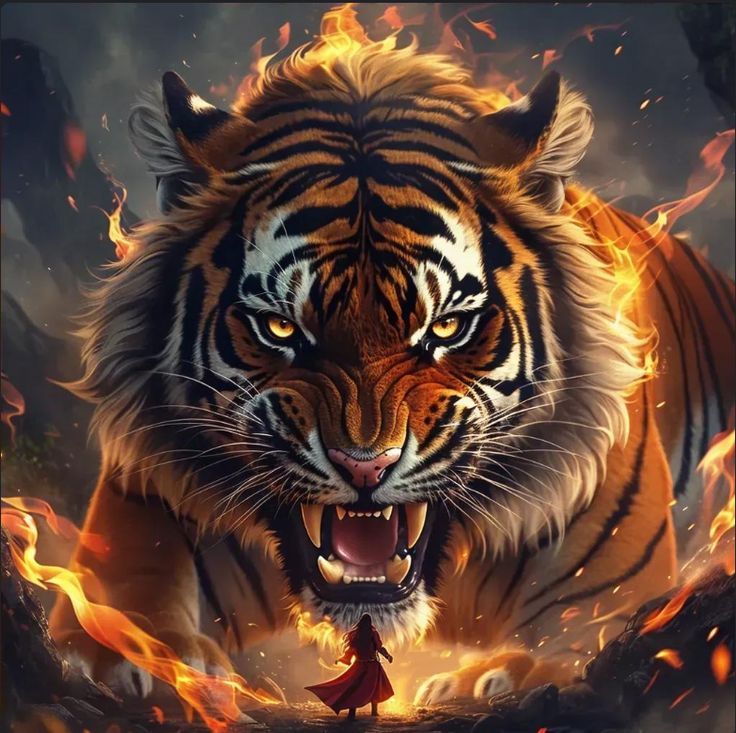
#> input picture tiger.jpeg, 736 x 733 px
$ jupyter execute workfile.ipynb
#> lines starting #> are read from the running program, lines starting #| are printed output that depends on the picture
# Canny Edge Detection
#### Name: YUVARAJ V
#### Register No.: 212223230252
#### Slot: 4E6 - 1

[cell 1]
import cv2
import matplotlib.pyplot as plt
import numpy as np

[cell 2]
img = cv2.imread("tiger.jpeg")
#> img is the input picture: shape (733, 736, 3); mean B, G, R 54.8, 68.9, 96.2

[cell 3]
plt.imshow(img)

[cell 4]
blur_img = cv2.blur(img,ksize=(25,25))
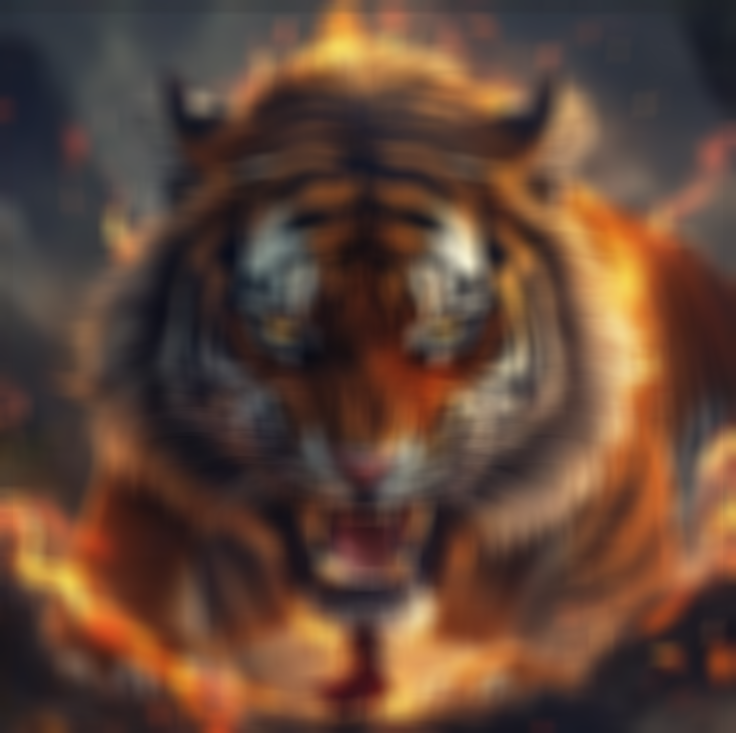
#> blur_img: shape (733, 736, 3); mean B, G, R 54.9, 68.9, 96.3

[cell 5]
plt.imshow(blur_img,cmap='gray')

[cell 6]
medium = np.median(img)
#> medium = 60

[cell 7]
low = int(max(0,0.7*medium))
#> low = 42
high = int(max(255,(1/3)*medium))
#> high = 255

[cell 8]
cany_edge = cv2.Canny(img,threshold1=low,threshold2=high)
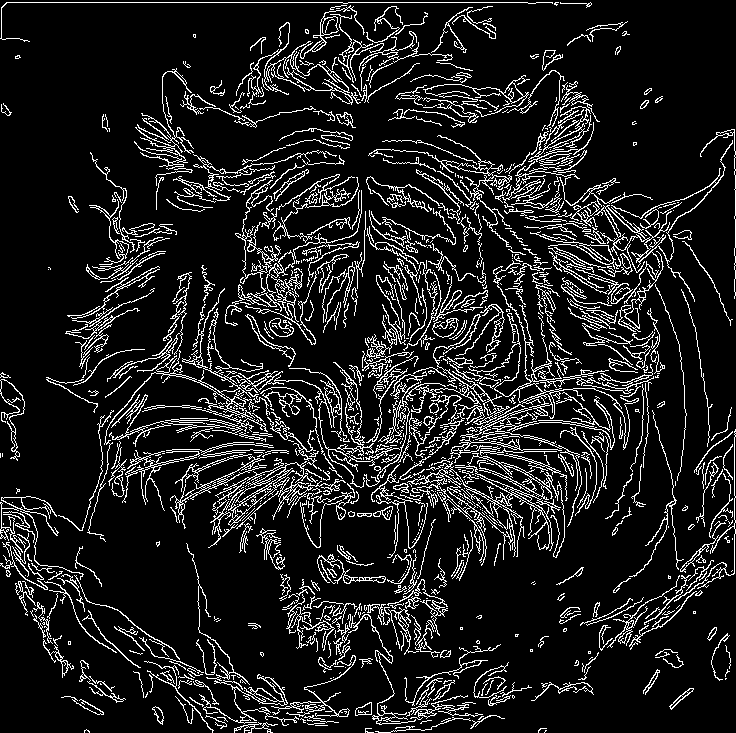
#> cany_edge: shape (733, 736); 11.9% white in thin lines or dots
